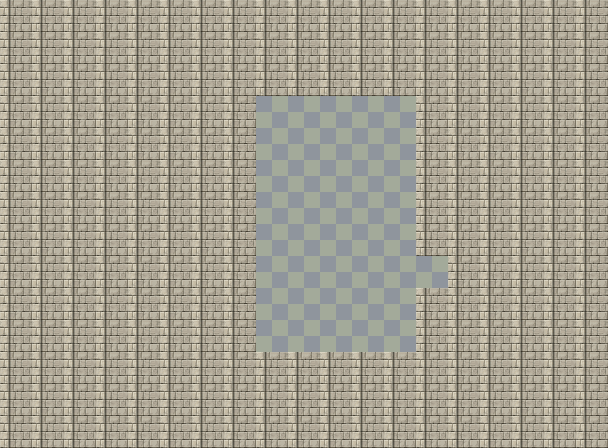

A 2D game scene composited from a Tiled map and its tileset images. What follows is a short description and the map's XML, with each tile layer's data collapsed to a summary:
An orthogonal 19x14 tile map with 32x32 px tiles, 1 tile layer (Tile Layer 1).

<map version="1.0" orientation="orthogonal" renderorder="right-down" width="19" height="14" tilewidth="32" tileheight="32" nextobjectid="1">
 <tileset firstgid="1" name="level1" tilewidth="32" tileheight="32">
  <image source="scrap4.png" width="480" height="288" />
 </tileset>
 <layer name="Tile Layer 1" width="19" height="14">
  <data>[266 cells, 266 non-empty, 2 distinct tile ids]</data>
 </layer>
</map>
